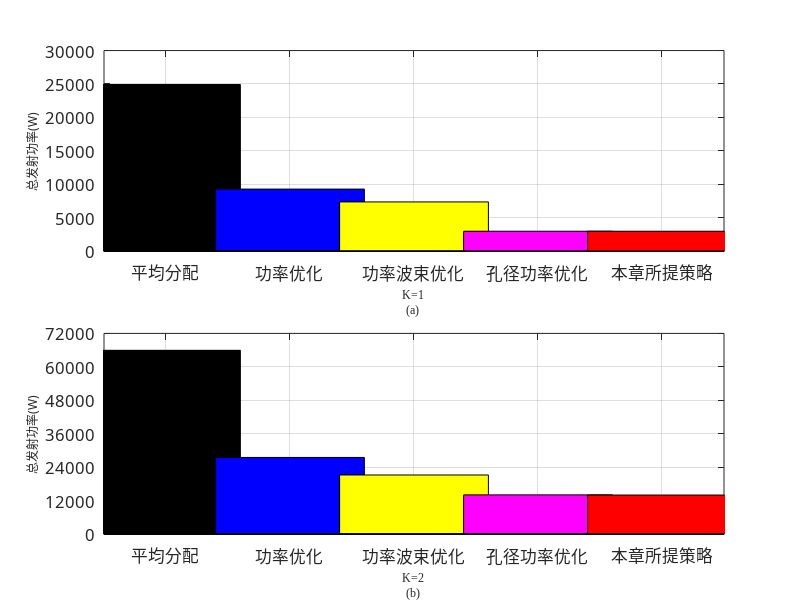

The MATLAB source for this figure:
clc;
clear;
%确定图片的位置和大小，[x y width height]
figure('visible','on','position',[350,200,800,600]);
subplot(2,1,1);
%准备数据
Y = [24927,9283.5339,7364.2304,2980.1686,2980.1686];
color = [0 0 0;0 0 1;1 1 0;1 0 1;1 0 0];  
hold on
% 添加5个柱子，facecolor用来修改颜色               
for i = 1:5
    b = bar(i,Y(i),0.6,'stacked');  
    set(b(1),'facecolor',color(i,:))
end
box on
grid on
axis([0.5 5.5 0 30000])
set(gca,'ytick',0:5000:30000)
%x轴每个柱子的横坐标
set(gca,'XTick',[1 2 3 4 5]);
set(gca,'FontSize',12,'Fontname', 'Times New Roman');
set(gca,'XTickLabel',{'平均分配','功率优化','功率波束优化','孔径功率优化','本章所提策略'},'FontSize',12,'FontName','宋体'); %修改横坐标名称、字体
xlabel({'\fontname{Times New Roman}\fontsize{12}K=1','(a)'})
ylabel('\fontname{宋体}\fontsize{12}总发射功率(W)');
%set(gca,'FontName','Times New Roman');
%设置纵坐标的数值范围
%set(gca,'YLim',[0 1000000]);
%修改大标签

subplot(2,1,2);
Y = [65926,27479.0302,21180.8687,14048.0972,13979];
color = [0 0 0;0 0 1;1 1 0;1 0 1;1 0 0];  
hold on
% 添加5个柱子，facecolor用来修改颜色               
for i = 1:5
    b = bar(i,Y(i),0.6,'stacked');  
    set(b(1),'facecolor',color(i,:))
end
box on
grid on
axis([0.5 5.5 0 72000])
set(gca,'ytick',0:12000:72000)
%x轴每个柱子的横坐标
set(gca,'XTick',[1 2 3 4 5]);
set(gca,'FontSize',12,'Fontname', 'Times New Roman');
set(gca,'XTickLabel',{'平均分配','功率优化','功率波束优化','孔径功率优化','本章所提策略'},'FontSize',12,'FontName','宋体'); %修改横坐标名称、字体
xlabel({'\fontname{Times New Roman}\fontsize{12}K=2','(b)'})
ylabel('\fontname{宋体}\fontsize{12}总发射功率(W)');
%set(gca,'FontName','Times New Roman');
%设置纵坐标的数值范围
%set(gca,'YLim',[0 1000000]);
% saveas(gcf,['2总功率对比结果K=1、2','.emf']);
%set(gcf,'paperpositionmode','auto');
%print('-depsc','fig11.1.eps');
 %print('-depsc','fig16.1.eps');
